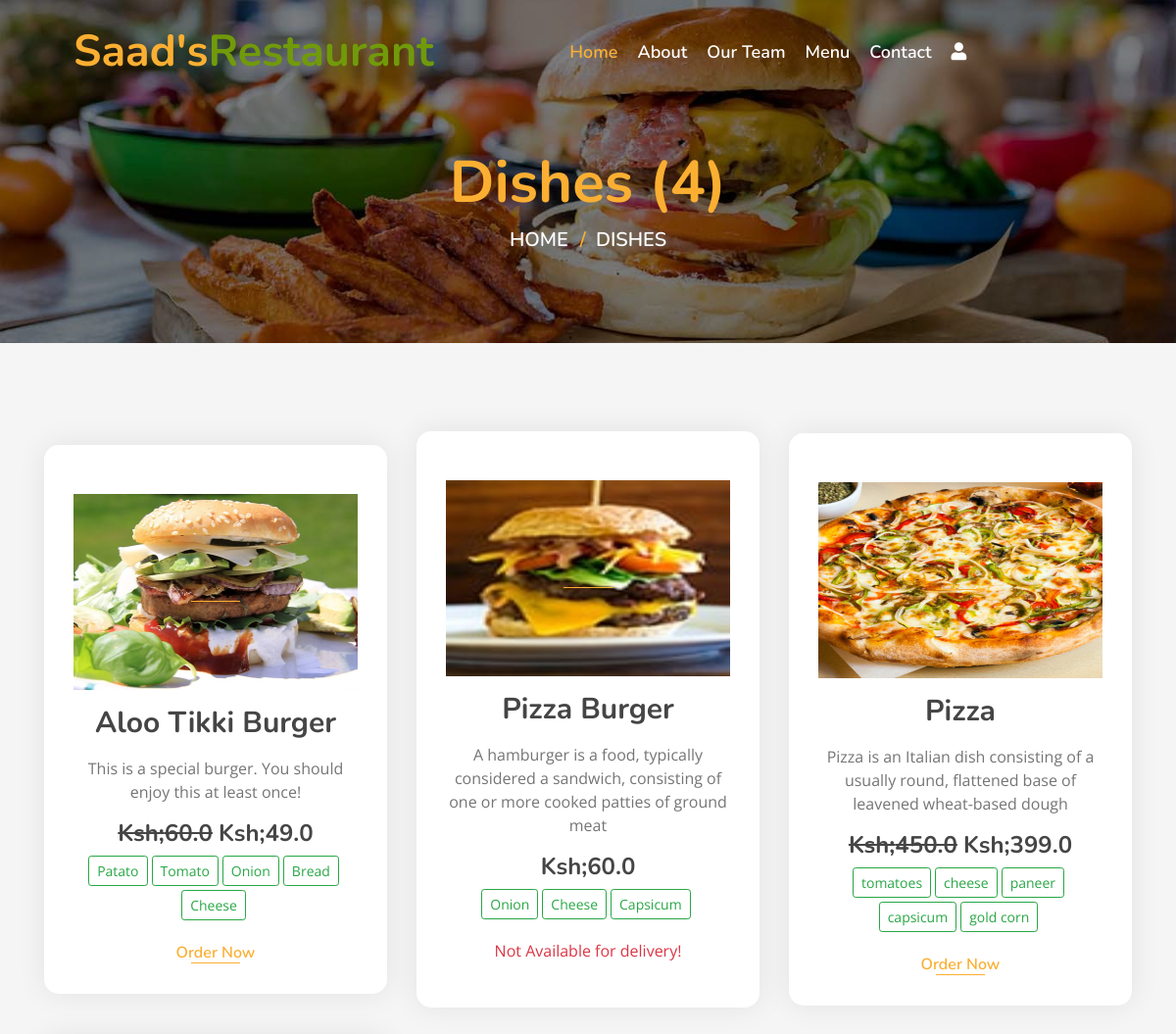
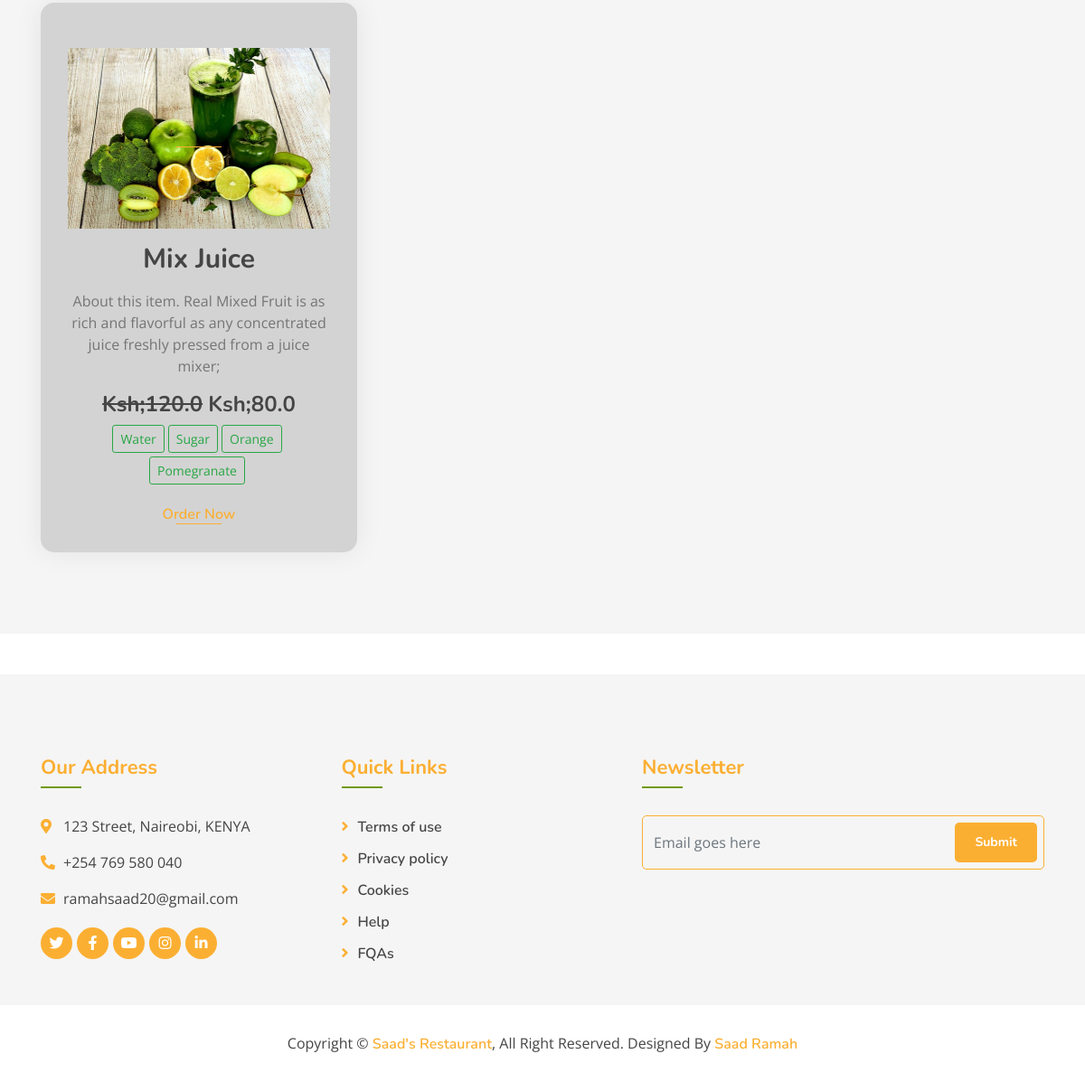
/about/all_dishes/, run on the app's committed database (2 pictures, top to bottom).
### myapp/models.py (models this page shows, shortened)
class Dish(models.Model):
    name = models.CharField(max_length=200, unique=True)
    image = models.ImageField(upload_to='dishes/%Y/%m/%d')
    ingredients = models.TextField()
    details = models.TextField(blank=True)
    category = models.ForeignKey(Category, on_delete=models.CASCADE)
    price = models.FloatField()
    discounted_price = models.FloatField(blank=True)
    is_available = models.BooleanField(default=True)
    added_on = models.DateTimeField(auto_now_add=True)
    updated_on = models.DateTimeField(auto_now=True)
    class Meta:
        verbose_name_plural ="Dish Table"

### myapp/views.py (the view)
# urls.py: path('about/all_dishes/', views.about_all_dishes, name='about_all_dishes'),
def about_all_dishes(request):
    dishes = Dish.objects.all()  # Replace YourDishModel with your actual model
    return render(request, 'all_dishes.html', {'dishes': dishes})

### template/all_dishes.html (shortened to what this page needs)
{% extends "base.html" %}
{% block content %}
    <div class="page-header mb-0">
        <div class="container">
            <div class="row">
                <div class="col-12">
                    <h2>{% if dish_category %} {{dish_category}} {% else %}Dishes {% endif %}({{dishes|length}})</h2>
                </div>
                <div class="col-12">
                    <a href="/">Home</a>
                    <a href="/dishes">Dishes</a>
                </div>
            </div>
        </div>
    </div>
    <div class="food mt-0">
        <div class="container">
            <div class="row align-items-center">
                {% for i in dishes %}
                    <div class="col-md-4">
                        {% if i.is_available %}
                            <div class="food-item">
                        {% else %}
                            <div class="food-item" style="background-color: lightgray;">
                        {% endif %}
                                <a href="/media/{{i.image}}" target="_blank"><img src="/media/{{i.image}}" style="height: 200px;width: 100%;"></a>
                                <h2 class="my-3">{{i.name}}</h2>
                                <p>
                                    {{i.details}}
                                </p>
                                <h4 class="menu-text" style="font-weight: normal;">
                                    {% if i.price != i.discounted_price %}
                                        <strong><del>Ksh;{{i.price}}</del></strong>
                                    {% endif %}
                                    <strong>Ksh;{{i.discounted_price}}</strong>
                                </h4>
                                <p>
                                </p>
                                {% if i.price != i.discounted_price %}
                                    <a href="{% url 'dish' id=i.id %}">Order Now</a>
                                {% else %}
                                    <p class="text-danger">Not Available for delivery!</p>
                                {% endif %}
                            </div>
                    </div>
                {% endfor %}
            </div>
        </div>
    </div>
{% endblock %}

### static/css/style.css (style rules this page uses)
body { color: #757575; background: #ffffff; font-family: 'open sans', sans-serif; }
h1, h2, h3, h4, h5, h6 { color: #454545; font-family: 'Nunito', sans-serif; }
a { font-family: 'Nunito', sans-serif; font-weight: 600; color: #fbaf32; transition: .3s; }
.page-header { position: relative; margin-bottom: 45px; padding: 150px 0 90px 0; text-align: center; background: linear-gradient(rgba(0, 0, 0, .5), rgba(0, 0, 0, .5)), url(../img/page-header.jpg); background-position: center; background-repeat: no-repeat; background-size: cover; }
.page-header h2 { position: relative; color: #fbaf32; font-size: 60px; font-weight: 700; }
.page-header a { position: relative; padding: 0 12px; font-size: 20px; text-transform: uppercase; color: #ffffff; }
.page-header a::after { position: absolute; content: "/"; width: 8px; height: 8px; top: -1px; right: -7px; text-align: center; color: #fbaf32; }
.page-header a:last-child::after { display: none; }
.food { position: relative; width: 100%; padding: 90px 0 60px 0; margin: 45px 0; background: rgba(0, 0, 0, .04); }
.food .food-item { position: relative; width: 100%; margin-bottom: 30px; padding: 50px 30px 30px; text-align: center; background: #ffffff; border-radius: 15px; box-shadow: 0 0 30px rgba(0, 0, 0, .08); transition: .3s; }
.food .food-item h2 { font-size: 30px; font-weight: 700; }
.food .food-item a { position: relative; font-size: 16px; }
.food .food-item a::after { position: absolute; content: ""; width: 50px; height: 1px; bottom: 0; left: calc(50% - 25px); background: #fbaf32; transition: .3s; }

### data on the page
Dish: image (picture), name "Aloo Tikki Burger", details "This is a special burger. You should enjoy this at least once!", price "60.0", discounted_price "49.0", shows "Order Now"
Dish: image (picture), name "Pizza Burger", details "A hamburger is a food, typically considered a sandwich, consisting of one or more cooked patties of ground meat", discounted_price "60.0", price "Not Available for delivery!"
Dish: image (picture), name "Pizza", details "Pizza is an Italian dish consisting of a usually round, flattened base of leavened wheat-based dough", price "450.0", discounted_price "399.0", shows "Order Now"
Dish: image (picture), name "Mix Juice", details "About this item. Real Mixed Fruit is as rich and flavorful as any concentrated juice freshly pressed from a juice mixer;", price "120.0", discounted_price "80.0", shows "Order Now"

### other printed values
{{ dishes|length }} "4"
